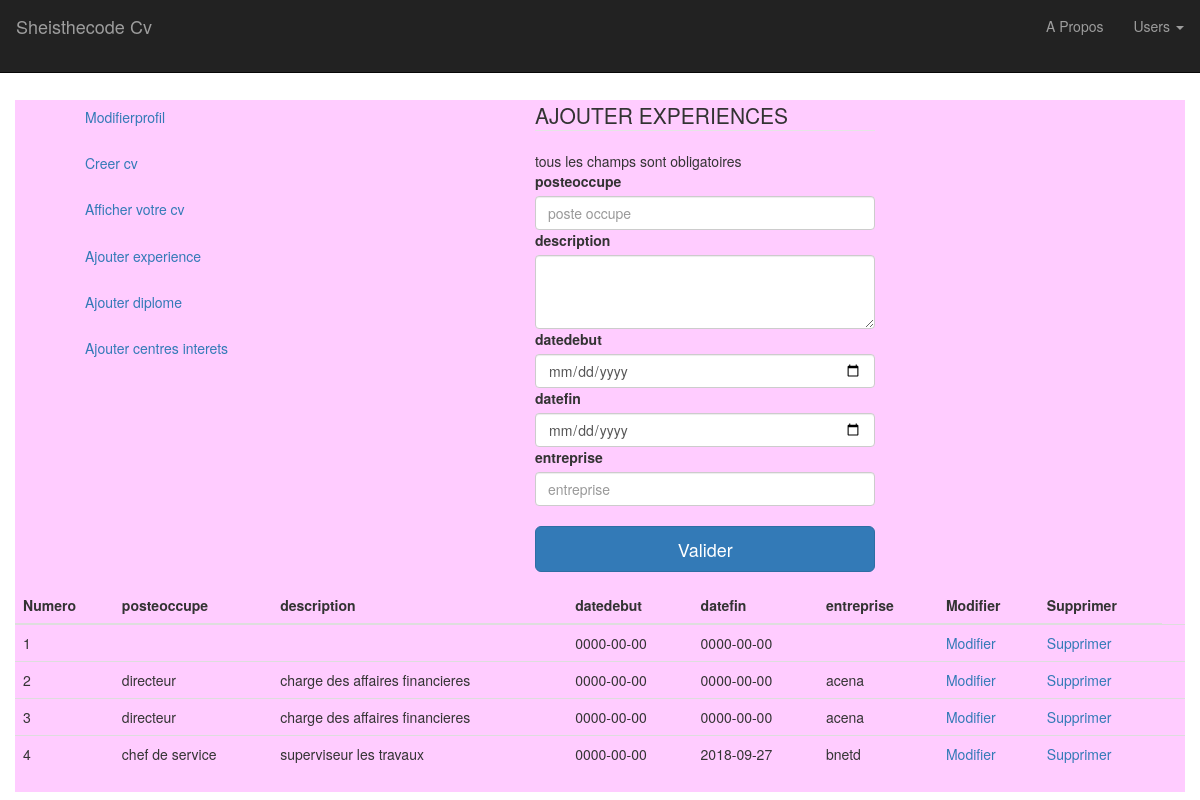
The page /experience.php on the database its author committed.
### tables this page shows
CREATE TABLE `experiences` (
  `id_experiences` int(11) NOT NULL,
  `posteoccupe` varchar(50) NOT NULL,
  `description` text NOT NULL,
  `datedebut` date NOT NULL,
  `datefin` date NOT NULL,
  `entreprise` varchar(100) NOT NULL
);

### experience.php (the view, shortened to what this page needs)
<?php include("connexion.php");
 ?>
<!Doctype html >
<html>
<head>
	<link rel="stylesheet" type="text/css" href="css/bootstrap.css">
</head>
<body>
		<nav class="navbar navbar-inverse navbar-fixed-top" role="navigation" >
                    <div class="container-fluid">
                     <div class="navbar navbar-left">
                        <a class="navbar-brand" href="index.php">Sheisthecode Cv</a><br>
                        </div>
                        <div class="navbar navbar-right">
                            <ul class="nav navbar-nav">
                                 <li>
                                    <a href="http://www.sheisthecode.org">A Propos</a>
                                </li>
                                     <li class="dropdown">
									<a href="" class="dropdown-toggle" data-toggle="dropdown">Users
									<span class="caret"></span></a>
								</li>
                            </ul>
                        </div>
                    </div>
                </nav>
                <br><br><br><br><br>
                <div class="container" style="background-color:#FFCCFF; ">
	<div class="col-lg-3">
		<ol>
			<h5><a href="modifierpp.php">Modifierprofil</a><br><br><br>
			<a href="cv.php?id=<?php echo  $_SESSION['variable'] ?>">Creer cv</a><br><br><br>
			<a href="consultercv.php?id=<?php echo $_SESSION['variable']; ?>">Afficher votre cv</a><br><br><br>
			<a href="experience.php?id=<?php echo $_SESSION['variable']; ?>">Ajouter experience</a><br><br><br>
			<a href="diplome.php?id=<?php echo $_SESSION['variable']; ?>">Ajouter diplome</a><br><br><br>
			<a href="centreinteret.php?id=<?php echo $_SESSION['variable']; ?>">Ajouter centres interets</a></h5>
		</ol>
	</div>
	<div class="col-lg-2 col-offset-2"></div>
	<div class="col-lg-7">
		<div class="col-lg-7">
	<form method="POST" class="form-group">
		<fieldset><legend>AJOUTER EXPERIENCES</legend><span>tous les champs sont obligatoires</span></fieldset>
	<label class="control-label">posteoccupe</label><br>
	<input type="text" name="posteoccupe" class="form-control" id="" placeholder="poste occupe" >
	<label class="control-label">description</label><br>
	<textarea name="description" value="" class="form-control" id="" placeholder="" rows="3"></textarea>
	<label class="control-label">datedebut</label><br>
	<input type="date" name="datededut" class="form-control">
	<label class="control-label">datefin</label><br>
	<input type="date" name="datefin" class="form-control">
	<label class="control-label">entreprise</label><br>
	<input type="text" name="entreprise" class="form-control" id="" placeholder="entreprise" ><br>
	<button name="btnValider" type="submit" class="btn btn-primary btn-lg btn-block">Valider</button>
    </form>
	</div>
</div>
		<div class="row">
				<table class="table" >
					<thead>
						<tr>
							<th>Numero</th>
							<th>posteoccupe</th>
							<th>description</th>
							<th>datedebut</th>
							<th>datefin</th>
							<th>entreprise</th>
							<th>Modifier</th>
						    <th>Supprimer</th>
						</tr>
					</thead>
					<tbody>
						<?php
							$n=1;
							$list=" SELECT * FROM experiences";
							$res= mysqli_query($link,$list);
							while ($data = mysqli_fetch_array($res))
								{ ?>
							<tr>
								<td> <?php echo $n; ?></td>
								<td><?php echo $data['posteoccupe']; ?></td>
								<td><?php echo $data['description']; ?></td>
								<td><?php echo $data['datedebut']; ?></td>
								<td><?php echo $data['datefin']; ?></td>
								<td><?php echo $data['entreprise']; ?></td>
                                <td><a href="?id=<?php echo $data['id']; ?>">Modifier</a></td>
							   <td><a href="?sup=<?php echo $data['id']; ?>">Supprimer</a></td>
								<td></td>
							</tr>
							<?php $n++;
						} ?>
					</tbody>
				</table>
			</div>
			</div>
</body>
</html>

### rows shown on the page
experiences: datedebut "0000-00-00", datefin "0000-00-00"
experiences: posteoccupe "directeur", description "charge des affaires financieres", datedebut "0000-00-00", datefin "0000-00-00", entreprise "acena"
experiences: posteoccupe "directeur", description "charge des affaires financieres", datedebut "0000-00-00", datefin "0000-00-00", entreprise "acena"
experiences: posteoccupe "chef de service", description "superviseur les travaux", datedebut "0000-00-00", datefin "2018-09-27", entreprise "bnetd"
